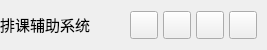
           <widget class="QFrame" name="contentTopBg">
            <property name="minimumSize">
             <size>
              <width>0</width>
              <height>50</height>
             </size>
            </property>
            <property name="maximumSize">
             <size>
              <width>16777215</width>
              <height>50</height>
             </size>
            </property>
            <property name="frameShape">
             <enum>QFrame::NoFrame</enum>
            </property>
            <property name="frameShadow">
             <enum>QFrame::Raised</enum>
            </property>
            <layout class="QHBoxLayout" name="horizontalLayout">
             <property name="spacing">
              <number>0</number>
             </property>
             <property name="leftMargin">
              <number>0</number>
             </property>
             <property name="topMargin">
              <number>0</number>
             </property>
             <property name="rightMargin">
              <number>10</number>
             </property>
             <property name="bottomMargin">
              <number>0</number>
             </property>
             <item>
              <widget class="QFrame" name="leftBox">
               <property name="sizePolicy">
                <sizepolicy hsizetype="Expanding" vsizetype="Preferred">
                 <horstretch>0</horstretch>
                 <verstretch>0</verstretch>
                </sizepolicy>
               </property>
               <property name="frameShape">
                <enum>QFrame::NoFrame</enum>
               </property>
               <property name="frameShadow">
                <enum>QFrame::Raised</enum>
               </property>
               <layout class="QHBoxLayout" name="horizontalLayout_3">
                <property name="spacing">
                 <number>0</number>
                </property>
                <property name="leftMargin">
                 <number>0</number>
                </property>
                <property name="topMargin">
                 <number>0</number>
                </property>
                <property name="rightMargin">
                 <number>0</number>
                </property>
                <property name="bottomMargin">
                 <number>0</number>
                </property>
                <item>
                 <widget class="QLabel" name="titleRightInfo">
                  <property name="sizePolicy">
                   <sizepolicy hsizetype="Preferred" vsizetype="Expanding">
                    <horstretch>0</horstretch>
                    <verstretch>0</verstretch>
                   </sizepolicy>
                  </property>
                  <property name="maximumSize">
                   <size>
                    <width>16777215</width>
                    <height>500</height>
                   </size>
                  </property>
                  <property name="font">
                   <font>
                    <family>SimHei</family>
                    <pointsize>10</pointsize>
                    <italic>false</italic>
                    <bold>false</bold>
                   </font>
                  </property>
                  <property name="text">
                   <string>&lt;html&gt;&lt;head/&gt;&lt;body&gt;&lt;p&gt;&lt;span style=&quot; font-size:11pt;&quot;&gt;排课辅助系统&lt;/span&gt;&lt;/p&gt;&lt;/body&gt;&lt;/html&gt;</string>
                  </property>
                  <property name="alignment">
                   <set>Qt::AlignLeading|Qt::AlignLeft|Qt::AlignVCenter</set>
                  </property>
                 </widget>
                </item>
                <item>
                 <spacer name="horizontalSpacer_3">
                  <property name="orientation">
                   <enum>Qt::Horizontal</enum>
                  </property>
                  <property name="sizeHint" stdset="0">
                   <size>
                    <width>40</width>
                    <height>20</height>
                   </size>
                  </property>
                 </spacer>
                </item>
               </layout>
              </widget>
             </item>
             <item alignment="Qt::AlignRight">
              <widget class="QFrame" name="rightButtons">
               <property name="minimumSize">
                <size>
                 <width>0</width>
                 <height>28</height>
                </size>
               </property>
               <property name="frameShape">
                <enum>QFrame::NoFrame</enum>
               </property>
               <property name="frameShadow">
                <enum>QFrame::Raised</enum>
               </property>
               <layout class="QHBoxLayout" name="horizontalLayout_2">
                <property name="spacing">
                 <number>5</number>
                </property>
                <property name="leftMargin">
                 <number>0</number>
                </property>
                <property name="topMargin">
                 <number>0</number>
                </property>
                <property name="rightMargin">
                 <number>0</number>
                </property>
                <property name="bottomMargin">
                 <number>0</number>
                </property>
                <item>
                 <widget class="QPushButton" name="colorTopBtn">
                  <property name="minimumSize">
                   <size>
                    <width>28</width>
                    <height>28</height>
                   </size>
                  </property>
                  <property name="maximumSize">
                   <size>
                    <width>28</width>
                    <height>28</height>
                   </size>
                  </property>
                  <property name="cursor">
                   <cursorShape>PointingHandCursor</cursorShape>
                  </property>
                  <property name="toolTip">
                   <string>切换主题色</string>
                  </property>
                  <property name="text">
                   <string/>
                  </property>
                  <property name="icon">
                   <iconset resource="resources.qrc">
                    <normaloff>:/icons/images/icons/cil-lightbulb.png</normaloff>:/icons/images/icons/cil-lightbulb.png</iconset>
                  </property>
                  <property name="iconSize">
                   <size>
                    <width>20</width>
                    <height>20</height>
                   </size>
                  </property>
                 </widget>
                </item>
                <item>
                 <widget class="QPushButton" name="minimizeAppBtn">
                  <property name="minimumSize">
                   <size>
                    <width>28</width>
                    <height>28</height>
                   </size>
                  </property>
                  <property name="maximumSize">
                   <size>
                    <width>28</width>
                    <height>28</height>
                   </size>
                  </property>
                  <property name="cursor">
                   <cursorShape>PointingHandCursor</cursorShape>
                  </property>
                  <property name="toolTip">
                   <string>最小化</string>
                  </property>
                  <property name="text">
                   <string/>
                  </property>
                  <property name="icon">
                   <iconset resource="resources.qrc">
                    <normaloff>:/icons/images/icons/icon_minimize.png</normaloff>:/icons/images/icons/icon_minimize.png</iconset>
                  </property>
                  <property name="iconSize">
                   <size>
                    <width>20</width>
                    <height>20</height>
                   </size>
                  </property>
                 </widget>
                </item>
                <item>
                 <widget class="QPushButton" name="maximizeRestoreAppBtn">
                  <property name="minimumSize">
                   <size>
                    <width>28</width>
                    <height>28</height>
                   </size>
                  </property>
                  <property name="maximumSize">
                   <size>
                    <width>28</width>
                    <height>28</height>
                   </size>
                  </property>
                  <property name="font">
                   <font>
                    <family>SimHei</family>
                    <pointsize>10</pointsize>
                    <italic>false</italic>
                    <bold>false</bold>
                    <stylestrategy>PreferDefault</stylestrategy>
                   </font>
                  </property>
                  <property name="cursor">
                   <cursorShape>PointingHandCursor</cursorShape>
                  </property>
                  <property name="toolTip">
                   <string>最大化</string>
                  </property>
                  <property name="text">
                   <string/>
                  </property>
                  <property name="icon">
                   <iconset resource="resources.qrc">
                    <normaloff>:/icons/images/icons/icon_maximize.png</normaloff>:/icons/images/icons/icon_maximize.png</iconset>
                  </property>
                  <property name="iconSize">
                   <size>
                    <width>20</width>
                    <height>20</height>
                   </size>
                  </property>
                 </widget>
                </item>
                <item>
                 <widget class="QPushButton" name="closeAppBtn">
                  <property name="minimumSize">
                   <size>
                    <width>28</width>
                    <height>28</height>
                   </size>
                  </property>
                  <property name="maximumSize">
                   <size>
                    <width>28</width>
                    <height>28</height>
                   </size>
                  </property>
                  <property name="cursor">
                   <cursorShape>PointingHandCursor</cursorShape>
                  </property>
                  <property name="toolTip">
                   <string>关闭</string>
                  </property>
                  <property name="text">
                   <string/>
                  </property>
                  <property name="icon">
                   <iconset resource="resources.qrc">
                    <normaloff>:/icons/images/icons/icon_close.png</normaloff>:/icons/images/icons/icon_close.png</iconset>
                  </property>
                  <property name="iconSize">
                   <size>
                    <width>20</width>
                    <height>20</height>
                   </size>
                  </property>
                 </widget>
                </item>
               </layout>
              </widget>
             </item>
            </layout>
           </widget>
